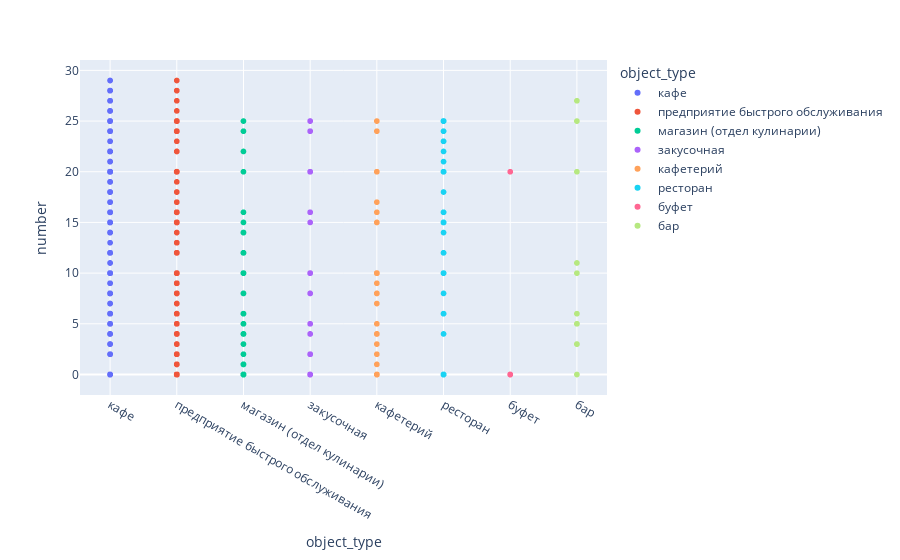
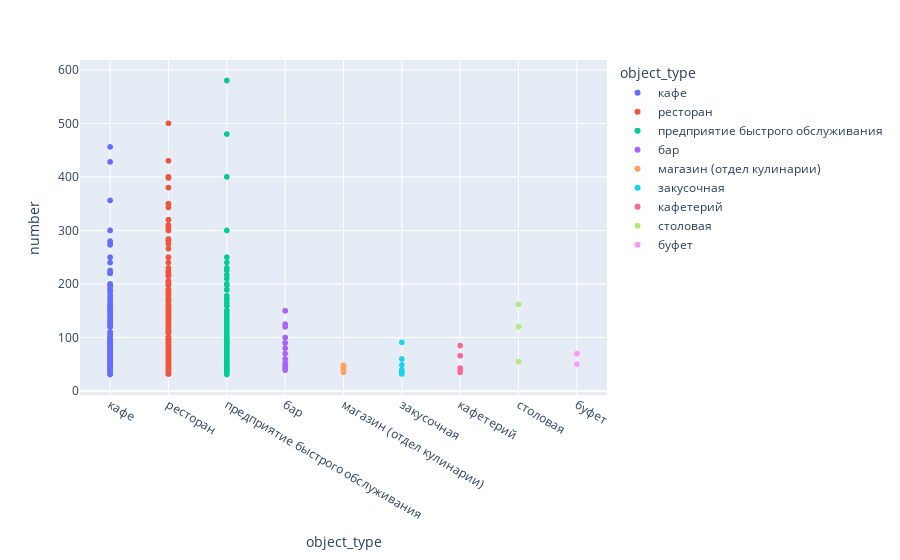

Here is the notebook cell these charts were saved with, in order:
### Code cell
hi = px.scatter(rest_number_small, x='object_type', y='number', color='object_type')
fx = px.scatter(rest_number_big, x='object_type', y='number', color='object_type')

hi.show()
fx.show()

### Figure 1 — Plotly figure (JSON) as saved in the notebook; plotly's stock layout.template omitted (floating-point values rounded to 4 significant figures; data arrays with more than 128 entries replaced by an {"elided": "..."} marker saying what was removed)
{"data": [{"hovertemplate": "object_type=%{x}<br>number=%{y}<extra></extra>", "legendgroup": "кафе", "marker": {"color": "#636efa", "symbol": "circle"}, "mode": "markers", "name": "кафе", "showlegend": true, "type": "scattergl", "x": {"elided": "539 str values"}, "xaxis": "x", "y": {"elided": "539 int values"}, "yaxis": "y"}, {"hovertemplate": "object_type=%{x}<br>number=%{y}<extra></extra>", "legendgroup": "предприятие быстрого обслуживания", "marker": {"color": "#EF553B", "symbol": "circle"}, "mode": "markers", "name": "предприятие быстрого обслуживания", "showlegend": true, "type": "scattergl", "x": {"elided": "406 str values"}, "xaxis": "x", "y": {"elided": "406 int values"}, "yaxis": "y"}, {"hovertemplate": "object_type=%{x}<br>number=%{y}<extra></extra>", "legendgroup": "магазин (отдел кулинарии)", "marker": {"color": "#00cc96", "symbol": "circle"}, "mode": "markers", "name": "магазин (отдел кулинарии)", "showlegend": true, "type": "scattergl", "x": ["магазин (отдел кулинарии)", "магазин (отдел кулинарии)", "магазин (отдел кулинарии)", "магазин (отдел кулинарии)", "магазин (отдел кулинарии)", "магазин (отдел кулинарии)", "магазин (отдел кулинарии)", "магазин (отдел кулинарии)", "магазин (отдел кулинарии)", "магазин (отдел кулинарии)", "магазин (отдел кулинарии)", "магазин (отдел кулинарии)", "магазин (отдел кулинарии)", "магазин (отдел кулинарии)", "магазин (отдел кулинарии)", "магазин (отдел кулинарии)", "магазин (отдел кулинарии)", "магазин (отдел кулинарии)", "магазин (отдел кулинарии)", "магазин (отдел кулинарии)", "магазин (отдел кулинарии)", "магазин (отдел кулинарии)", "магазин (отдел кулинарии)", "магазин (отдел кулинарии)", "магазин (отдел кулинарии)", "магазин (отдел кулинарии)", "магазин (отдел кулинарии)", "магазин (отдел кулинарии)", "магазин (отдел кулинарии)", "магазин (отдел кулинарии)", "магазин (отдел кулинарии)", "магазин (отдел кулинарии)", "магазин (отдел кулинарии)", "магазин (отдел кулинарии)", "магазин (отдел кулинарии)", "магазин (отдел кулинарии)", "магазин (отдел кулинарии)", "магазин (отдел кулинарии)", "магазин (отдел кулинарии)", "магазин (отдел кулинарии)", "магазин (отдел кулинарии)", "магазин (отдел кулинарии)", "магазин (отдел кулинарии)", "магазин (отдел кулинарии)", "магазин (отдел кулинарии)", "магазин (отдел кулинарии)", "магазин (отдел кулинарии)", "магазин (отдел кулинарии)", "магазин (отдел кулинарии)", "магазин (отдел кулинарии)", "магазин (отдел кулинарии)", "магазин (отдел кулинарии)", "магазин (отдел кулинарии)", "магазин (отдел кулинарии)", "магазин (отдел кулинарии)", "магазин (отдел кулинарии)", "магазин (отдел кулинарии)", "магазин (отдел кулинарии)", "магазин (отдел кулинарии)", "магазин (отдел кулинарии)", "магазин (отдел кулинарии)", "магазин (отдел кулинарии)", "магазин (отдел кулинарии)", "магазин (отдел кулинарии)", "магазин (отдел кулинарии)", "магазин (отдел кулинарии)", "магазин (отдел кулинарии)", "магазин (отдел кулинарии)", "магазин (отдел кулинарии)", "магазин (отдел кулинарии)"], "xaxis": "x", "y": [3, 10, 4, 16, 22, 10, 24, 0, 1, 1, 6, 0, 1, 20, 5, 1, 25, 12, 0, 6, 4, 15, 6, 8, 0, 14, 12, 12, 4, 6, 5, 0, 0, 0, 14, 10, 10, 14, 12, 8, 0, 2, 4, 10, 0, 0, 0, 0, 0, 0, 0, 0, 0, 12, 0, 0, 0, 0, 0, 0, 0, 0, 0, 0, 0, 0, 0, 0, 0, 0], "yaxis": "y"}, {"hovertemplate": "object_type=%{x}<br>number=%{y}<extra></extra>", "legendgroup": "закусочная", "marker": {"color": "#ab63fa", "symbol": "circle"}, "mode": "markers", "name": "закусочная", "showlegend": true, "type": "scattergl", "x": ["закусочная", "закусочная", "закусочная", "закусочная", "закусочная", "закусочная", "закусочная", "закусочная", "закусочная", "закусочная", "закусочная", "закусочная", "закусочная", "закусочная", "закусочная", "закусочная", "закусочная", "закусочная", "закусочная", "закусочная", "закусочная", "закусочная", "закусочная", "закусочная", "закусочная", "закусочная", "закусочная", "закусочная", "закусочная", "закусочная", "закусочная", "закусочная", "закусочная", "закусочная", "закусочная", "закусочная", "закусочная", "закусочная", "закусочная", "закусочная", "закусочная", "закусочная", "закусочная", "закусочная", "закусочная"], "xaxis": "x", "y": [5, 2, 24, 20, 16, 16, 0, 10, 8, 4, 4, 25, 10, 20, 2, 0, 8, 20, 0, 2, 5, 0, 10, 0, 24, 2, 25, 20, 2, 0, 15, 0, 0, 0, 10, 0, 0, 10, 0, 0, 0, 0, 0, 0, 0], "yaxis": "y"}, {"hovertemplate": "object_type=%{x}<br>number=%{y}<extra></extra>", "legendgroup": "кафетерий", "marker": {"color": "#FFA15A", "symbol": "circle"}, "mode": "markers", "name": "кафетерий", "showlegend": true, "type": "scattergl", "x": ["кафетерий", "кафетерий", "кафетерий", "кафетерий", "кафетерий", "кафетерий", "кафетерий", "кафетерий", "кафетерий", "кафетерий", "кафетерий", "кафетерий", "кафетерий", "кафетерий", "кафетерий", "кафетерий", "кафетерий", "кафетерий", "кафетерий", "кафетерий", "кафетерий", "кафетерий", "кафетерий", "кафетерий", "кафетерий", "кафетерий", "кафетерий", "кафетерий", "кафетерий", "кафетерий", "кафетерий", "кафетерий", "кафетерий", "кафетерий", "кафетерий", "кафетерий", "кафетерий", "кафетерий", "кафетерий", "кафетерий", "кафетерий", "кафетерий", "кафетерий", "кафетерий", "кафетерий"], "xaxis": "x", "y": [10, 0, 7, 10, 10, 2, 10, 3, 25, 20, 9, 0, 0, 4, 10, 24, 0, 8, 0, 0, 1, 4, 5, 10, 8, 8, 10, 0, 0, 0, 4, 17, 15, 16, 0, 0, 0, 4, 0, 0, 10, 20, 10, 0, 15], "yaxis": "y"}, {"hovertemplate": "object_type=%{x}<br>number=%{y}<extra></extra>", "legendgroup": "ресторан", "marker": {"color": "#19d3f3", "symbol": "circle"}, "mode": "markers", "name": "ресторан", "showlegend": true, "type": "scattergl", "x": ["ресторан", "ресторан", "ресторан", "ресторан", "ресторан", "ресторан", "ресторан", "ресторан", "ресторан", "ресторан", "ресторан", "ресторан", "ресторан", "ресторан", "ресторан", "ресторан", "ресторан", "ресторан", "ресторан", "ресторан", "ресторан", "ресторан", "ресторан", "ресторан", "ресторан", "ресторан", "ресторан", "ресторан", "ресторан", "ресторан", "ресторан", "ресторан", "ресторан", "ресторан", "ресторан", "ресторан", "ресторан", "ресторан", "ресторан", "ресторан", "ресторан", "ресторан", "ресторан", "ресторан", "ресторан", "ресторан", "ресторан", "ресторан", "ресторан", "ресторан", "ресторан", "ресторан", "ресторан", "ресторан", "ресторан", "ресторан", "ресторан", "ресторан", "ресторан", "ресторан", "ресторан", "ресторан", "ресторан"], "xaxis": "x", "y": [16, 16, 15, 25, 25, 25, 10, 6, 0, 20, 24, 23, 25, 25, 14, 22, 20, 0, 25, 10, 18, 6, 20, 25, 6, 20, 20, 8, 4, 0, 0, 0, 0, 21, 15, 10, 0, 15, 23, 0, 12, 15, 12, 0, 0, 25, 20, 0, 24, 0, 10, 25, 25, 16, 0, 0, 0, 20, 0, 25, 15, 0, 0], "yaxis": "y"}, {"hovertemplate": "object_type=%{x}<br>number=%{y}<extra></extra>", "legendgroup": "буфет", "marker": {"color": "#FF6692", "symbol": "circle"}, "mode": "markers", "name": "буфет", "showlegend": true, "type": "scattergl", "x": ["буфет", "буфет", "буфет", "буфет", "буфет", "буфет", "буфет", "буфет", "буфет"], "xaxis": "x", "y": [0, 0, 20, 0, 0, 0, 0, 0, 0], "yaxis": "y"}, {"hovertemplate": "object_type=%{x}<br>number=%{y}<extra></extra>", "legendgroup": "бар", "marker": {"color": "#B6E880", "symbol": "circle"}, "mode": "markers", "name": "бар", "showlegend": true, "type": "scattergl", "x": ["бар", "бар", "бар", "бар", "бар", "бар", "бар", "бар", "бар", "бар", "бар"], "xaxis": "x", "y": [25, 6, 11, 20, 5, 0, 3, 3, 10, 27, 5], "yaxis": "y"}], "layout": {"legend": {"title": {"text": "object_type"}, "tracegroupgap": 0}, "margin": {"t": 60}, "xaxis": {"anchor": "y", "categoryarray": ["кафе", "предприятие быстрого обслуживания", "магазин (отдел кулинарии)", "закусочная", "кафетерий", "ресторан", "буфет", "бар"], "categoryorder": "array", "domain": [0, 1], "title": {"text": "object_type"}}, "yaxis": {"anchor": "x", "domain": [0, 1], "title": {"text": "number"}}}}

### Figure 2 — Plotly figure (JSON) as saved in the notebook; plotly's stock layout.template omitted (floating-point values rounded to 4 significant figures; data arrays with more than 128 entries replaced by an {"elided": "..."} marker saying what was removed)
{"data": [{"hovertemplate": "object_type=%{x}<br>number=%{y}<extra></extra>", "legendgroup": "кафе", "marker": {"color": "#636efa", "symbol": "circle"}, "mode": "markers", "name": "кафе", "showlegend": true, "type": "scattergl", "x": {"elided": "793 str values"}, "xaxis": "x", "y": {"elided": "793 int values"}, "yaxis": "y"}, {"hovertemplate": "object_type=%{x}<br>number=%{y}<extra></extra>", "legendgroup": "ресторан", "marker": {"color": "#EF553B", "symbol": "circle"}, "mode": "markers", "name": "ресторан", "showlegend": true, "type": "scattergl", "x": {"elided": "467 str values"}, "xaxis": "x", "y": {"elided": "467 int values"}, "yaxis": "y"}, {"hovertemplate": "object_type=%{x}<br>number=%{y}<extra></extra>", "legendgroup": "предприятие быстрого обслуживания", "marker": {"color": "#00cc96", "symbol": "circle"}, "mode": "markers", "name": "предприятие быстрого обслуживания", "showlegend": true, "type": "scattergl", "x": {"elided": "345 str values"}, "xaxis": "x", "y": {"elided": "345 int values"}, "yaxis": "y"}, {"hovertemplate": "object_type=%{x}<br>number=%{y}<extra></extra>", "legendgroup": "бар", "marker": {"color": "#ab63fa", "symbol": "circle"}, "mode": "markers", "name": "бар", "showlegend": true, "type": "scattergl", "x": ["бар", "бар", "бар", "бар", "бар", "бар", "бар", "бар", "бар", "бар", "бар", "бар", "бар", "бар", "бар", "бар", "бар", "бар", "бар", "бар", "бар", "бар", "бар", "бар", "бар"], "xaxis": "x", "y": [43, 49, 150, 70, 120, 53, 90, 48, 39, 150, 90, 80, 125, 100, 40, 40, 45, 48, 42, 90, 60, 60, 40, 100, 45], "yaxis": "y"}, {"hovertemplate": "object_type=%{x}<br>number=%{y}<extra></extra>", "legendgroup": "магазин (отдел кулинарии)", "marker": {"color": "#FFA15A", "symbol": "circle"}, "mode": "markers", "name": "магазин (отдел кулинарии)", "showlegend": true, "type": "scattergl", "x": ["магазин (отдел кулинарии)", "магазин (отдел кулинарии)", "магазин (отдел кулинарии)", "магазин (отдел кулинарии)", "магазин (отдел кулинарии)", "магазин (отдел кулинарии)", "магазин (отдел кулинарии)"], "xaxis": "x", "y": [45, 40, 48, 40, 45, 45, 35], "yaxis": "y"}, {"hovertemplate": "object_type=%{x}<br>number=%{y}<extra></extra>", "legendgroup": "закусочная", "marker": {"color": "#19d3f3", "symbol": "circle"}, "mode": "markers", "name": "закусочная", "showlegend": true, "type": "scattergl", "x": ["закусочная", "закусочная", "закусочная", "закусочная", "закусочная", "закусочная", "закусочная", "закусочная", "закусочная", "закусочная", "закусочная"], "xaxis": "x", "y": [34, 35, 38, 40, 32, 91, 49, 37, 35, 35, 60], "yaxis": "y"}, {"hovertemplate": "object_type=%{x}<br>number=%{y}<extra></extra>", "legendgroup": "кафетерий", "marker": {"color": "#FF6692", "symbol": "circle"}, "mode": "markers", "name": "кафетерий", "showlegend": true, "type": "scattergl", "x": ["кафетерий", "кафетерий", "кафетерий", "кафетерий", "кафетерий"], "xaxis": "x", "y": [40, 85, 66, 43, 35], "yaxis": "y"}, {"hovertemplate": "object_type=%{x}<br>number=%{y}<extra></extra>", "legendgroup": "столовая", "marker": {"color": "#B6E880", "symbol": "circle"}, "mode": "markers", "name": "столовая", "showlegend": true, "type": "scattergl", "x": ["столовая", "столовая", "столовая"], "xaxis": "x", "y": [120, 55, 162], "yaxis": "y"}, {"hovertemplate": "object_type=%{x}<br>number=%{y}<extra></extra>", "legendgroup": "буфет", "marker": {"color": "#FF97FF", "symbol": "circle"}, "mode": "markers", "name": "буфет", "showlegend": true, "type": "scattergl", "x": ["буфет", "буфет"], "xaxis": "x", "y": [50, 70], "yaxis": "y"}], "layout": {"legend": {"title": {"text": "object_type"}, "tracegroupgap": 0}, "margin": {"t": 60}, "xaxis": {"anchor": "y", "categoryarray": ["кафе", "ресторан", "предприятие быстрого обслуживания", "бар", "магазин (отдел кулинарии)", "закусочная", "кафетерий", "столовая", "буфет"], "categoryorder": "array", "domain": [0, 1], "title": {"text": "object_type"}}, "yaxis": {"anchor": "x", "domain": [0, 1], "title": {"text": "number"}}}}
